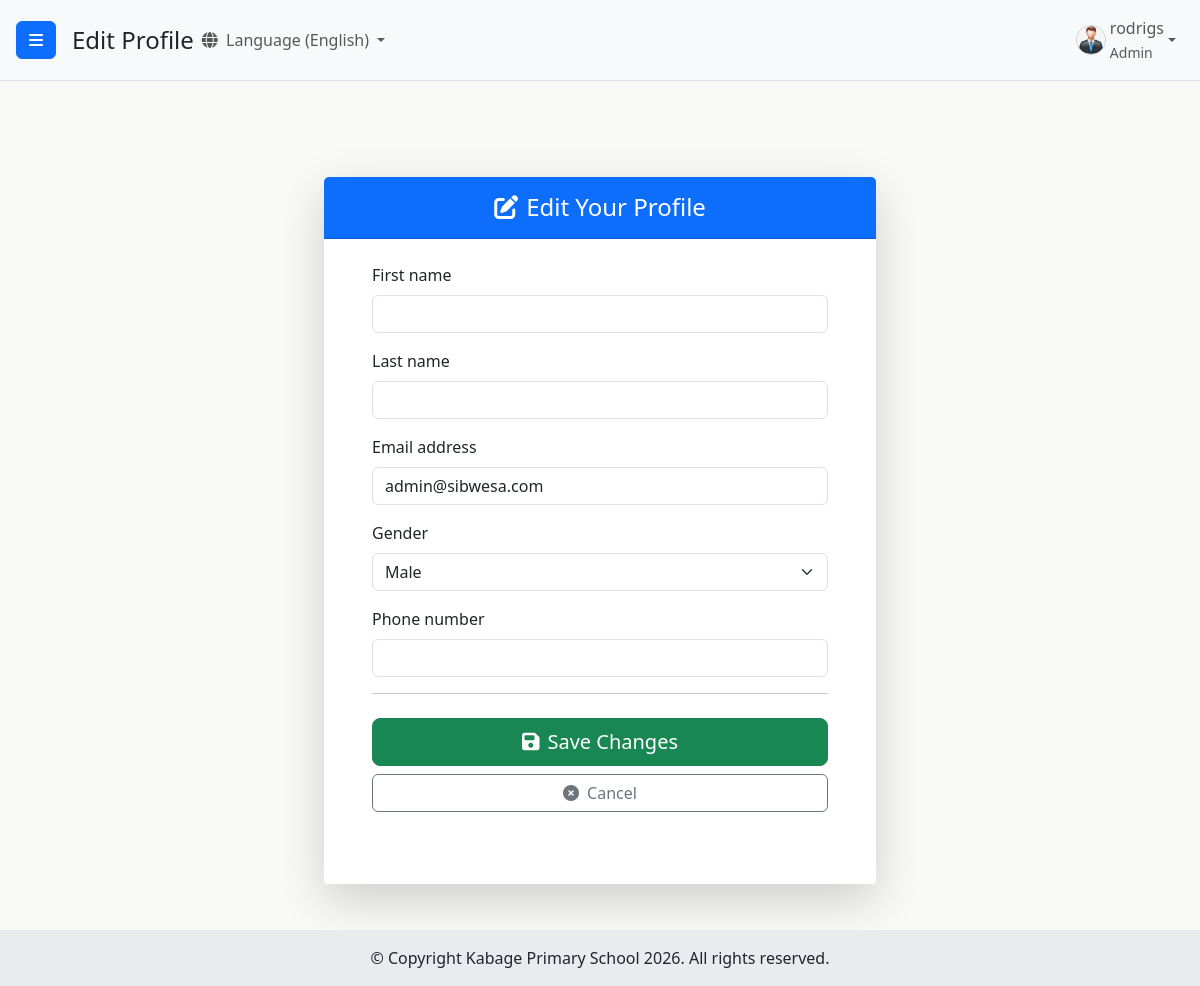
/users/profile/edit/ (signed in), run on the app's committed database.
### users/models.py (models this page shows, shortened)
class CustomUser(AbstractUser):
    ROLE_CHOICES = (
        ('admin', 'Admin'),
        ('headteacher', 'Head Teacher'),
        ('class_teacher', 'Class Teacher'),
        ('academic_teacher', 'Academic Teacher'),
        ('statistic_teacher', 'Statistic Teacher'),
        ('subject_teacher', 'Subject Teacher'),
    )
    GENDER_CHOICES = (
        ('M', 'Male'),
        ('F', 'Female'),
        ('O', 'Other'), # Optional: for inclusivity
    )
    role = models.CharField(max_length=20, choices=ROLE_CHOICES, default='academic_teacher')
    is_approved = models.BooleanField(default=False)
    phone_regex = RegexValidator(regex=r'^\+?1?\d{9,15}$',
                                 message="Phone number must be entered in the format: '+999999999'. Up to 15 digits allowed.")
    phone_number = models.CharField(validators=[phone_regex],
                                    max_length=17,
                                    blank=True,
                                    null=True,
                                    unique=True
                                    )
    gender = models.CharField(max_length=1, choices=GENDER_CHOICES, blank=True, null=True)
    address = models.CharField(max_length=255, blank=True, null=True) # <-- ADD THIS FIELD if it's not there
    security_question_1 = models.CharField(max_length=255, blank=True, null=True)
    security_answer_1 = models.CharField(max_length=255, blank=True, null=True)
    security_question_2 = models.CharField(max_length=255, blank=True, null=True)
    security_answer_2 = models.CharField(max_length=255, blank=True, null=True)
    security_question_3 = models.CharField(max_length=255, blank=True, null=True)
    security_answer_3 = models.CharField(max_length=255, blank=True, null=True)
    security_questions_set = models.BooleanField(default=False)
    groups = models.ManyToManyField(
        Group,
        verbose_name=('groups'),
        blank=True,
        help_text=(
            'The groups this user belongs to. A user will get all permissions '
            'granted to each of their groups.'
        ),
        related_name="customuser_set",
        related_query_name="customuser",
    )
    user_permissions = models.ManyToManyField(
        Permission,
        verbose_name=('user permissions'),
        blank=True,
        help_text=('Specific permissions for this user.'),
        related_name="customuser_set",
        related_query_name="customuser",
    )

### users/views.py (the view)
# urls.py: path('profile/edit/', views.profile_edit_view, name='profile_edit'),
@login_required
def profile_edit_view(request):
    user = request.user
    if request.method == 'POST':
        form = ProfileEditForm(request.POST, instance=user)
        if form.is_valid():
            form.save()
            messages.success(request, 'Your profile was successfully updated!')
            return redirect('profile') # Redirect to the profile display page
        else:
            messages.error(request, 'Please correct the error below.')
    else:
        form = ProfileEditForm(instance=user) # Pre-populate the form with current user data
    context = {
        'form': form,
        'page_heading': 'Edit Profile' # For the base.html block
    }
    return render(request, 'users/profile_edit.html', context)

### users/forms.py
class ProfileEditForm(forms.ModelForm):
    class Meta:
        model = CustomUser
        fields = ['first_name', 'last_name', 'email', 'gender', 'phone_number']

### users/templates/users/profile_edit.html (shortened to what this page needs)
{% extends 'base.html' %}
{% load static %}
{% load crispy_forms_tags %}
{% load i18n %}
{% block page_heading %}{{ page_heading }}{% endblock %}
{% block content %}
<div class="container-fluid py-4">
    <div class="row justify-content-center">
        <div class="col-md-8 col-lg-6">
            <div class="card shadow-lg border-0 rounded-lg mt-5">
                <div class="card-header bg-primary text-white text-center py-3">
                    <h4 class="mb-0">
                        <i class="fas fa-edit me-2"></i>Edit Your Profile
                    </h4>
                </div>
                <div class="card-body px-5 py-4">
                    <form method="post" novalidate>
                        {{ form|crispy }}
                        <hr>
                        <div class="d-grid gap-2 mt-4">
                            <button type="submit" class="btn btn-success btn-lg">
                                <i class="fas fa-save me-2"></i>Save Changes
                            </button>
                            <a href="{% url 'profile' %}" class="btn btn-outline-secondary">
                                <i class="fas fa-times-circle me-2"></i>Cancel
                            </a>
                        </div>
                    </form>
                </div>
            </div>
        </div>
    </div>
</div>
{% endblock %}

### templates/base.html (shortened to what this page needs)
{% load static %}
{% load i18n %}
<!DOCTYPE html>
<html lang="en">
<head>
    <link href="https://cdn.jsdelivr.net/npm/bootstrap@5.3.3/dist/css/bootstrap.min.css" rel="stylesheet">
    <link rel="stylesheet" href="https://cdn.jsdelivr.net/npm/bootstrap-icons@1.10.5/font/bootstrap-icons.css">
    <link rel="stylesheet" href="https://cdnjs.cloudflare.com/ajax/libs/font-awesome/6.5.2/css/all.min.css" />
    {% block dashboard_css %}
        <link rel="stylesheet" href="{% static 'users/css/dashboard.css' %}">
    {% endblock %}
</head>
<body class="d-flex flex-column min-vh-100">
    {% block body_content %}
        <div class="d-flex flex-grow-1" id="wrapper">
            <div id="page-content-wrapper" class="flex-grow-1 d-flex flex-column">
                <nav class="navbar navbar-expand-lg navbar-light bg-light border-bottom">
                    <button class="btn btn-primary" id="menu-toggle">
                        <i class="fas fa-bars"></i>
                    </button>
                    <h4 class="ms-3 my-0">{% block page_heading %}Welcome!{% endblock %}</h4>
                    {% get_current_language as LANGUAGE_CODE %}
                <div class="collapse navbar-collapse" id="navbarSupportedContent">
                    <ul class="navbar-nav me-auto mt-2 mt-lg-0">
                        <li class="nav-item dropdown">
                            <a class="nav-link dropdown-toggle" href="#" id="navbarDropdownLanguage" role="button" data-bs-toggle="dropdown" aria-expanded="false">
                                <i class="fas fa-globe me-1"></i>
                                {% if LANGUAGE_CODE == 'en' %}{% translate "Language" %} (English){% else %}{% translate "Language" %} (Kiswahili){% endif %}
                            </a>
                                {% get_language_info for 'en' as lang_en %}
                                {% get_language_info for 'sw' as lang_sw %}
                        </li>
                    </ul>
                    <ul class="navbar-nav mt-2 mt-lg-0">
                        {% if user.is_authenticated %}
                            <li class="nav-item dropdown">
                                <a class="nav-link dropdown-toggle d-flex align-items-center" href="#" id="navbarDropdownDashboard" role="button" data-bs-toggle="dropdown" data-bs-display="static" aria-expanded="false">
                                    {% if user.gender == 'M' %}
                                        <img src="{% static 'users/img/male_icon.png' %}" alt="Male User Icon" class="rounded-circle me-1" style="width: 30px; height: 30px; object-fit: cover;">
                                    {% elif user.gender == 'F' %}
                                        <img src="{% static 'users/img/female_icon.png' %}" alt="Female User Icon" class="rounded-circle me-1" style="width: 30px; height: 30px; object-fit: cover;">
                                    {% else %}
                                        <i class="fas fa-user me-1"></i>
                                    {% endif %}
                                    <span>
                                        {% if user.first_name and user.last_name %}
                                            {{ user.first_name }} {{ user.last_name }}
                                        {% else %}
                                            {{ user.username }}
                                        {% endif %}
                                        {% if user.role %}
                                            <br><small>{{ user.get_role_display }}</small>
                                        {% endif %}
                                    </span>
                                </a>
                            </li>
                        {% else %}
                            <li class="nav-item">
                                <a class="nav-link" href="{% url 'login' %}">{% translate "Login" %}</a>
                            </li>
                        {% endif %}
                    </ul>
                </div>
                </nav>
                <div id="main-content-area" class="flex-grow-1 overflow-auto">
                    {% block content %}{% endblock %}
                </div>
            </div>
        </div>
    {% endblock body_content %}
    <footer id="main-site-footer" class="text-dark text-center py-3">
        <div class="container-fluid">
            <p class="mb-0">&copy; Copyright Kabage Primary School {% now "Y" %}. All rights reserved.</p>
        </div>
    </footer>
</body>
</html>

### users/static/users/css/dashboard.css (style rules this page uses)
html, body { height: 100%; margin: 0; padding: 0; font-family: 'Segoe UI', Tahoma, Geneva, Verdana, sans-serif; overflow-x: hidden; }
body { display: flex; flex-direction: column; min-height: 100vh; }
#wrapper { display: flex; flex-grow: 1; width: 100%; overflow: hidden; }
#page-content-wrapper { display: flex; flex-direction: column; flex-grow: 1; overflow-x: hidden; width: 100%; transition: margin .25s ease-out; }
#main-content-area { flex-grow: 1; padding: 1.5rem; background-color: #f9faf8; padding-bottom: 70px; }
@media (min-width: 768px) { #page-content-wrapper { width: calc(100% - 250px); } }
#page-content-wrapper .navbar { padding: 0.5rem 1rem; }
.navbar-nav .nav-item .nav-link img { border: 1px solid #ccc; }
#main-site-footer { background-color: #e9ecef; color: #343a40; text-align: center; padding: 1rem 0; width: 100%; flex-shrink: 0; z-index: 10; }
.card { border: 1px solid rgba(0,0,0,.125); border-radius: 0.25rem; background-color: #fff; box-shadow: 0 0.125rem 0.25rem rgba(0,0,0,.075); height: 100%; display: flex; flex-direction: column; }
#wrapper { display: flex; }
#page-content-wrapper { min-width: 0; width: 100%; display: flex; flex-direction: column; }

### data on the page
CustomUser: username "rodrigs", role "Admin", email "admin@sibwesa.com", gender "Male"

### other printed values
{{ page_heading }} "Edit Profile"
